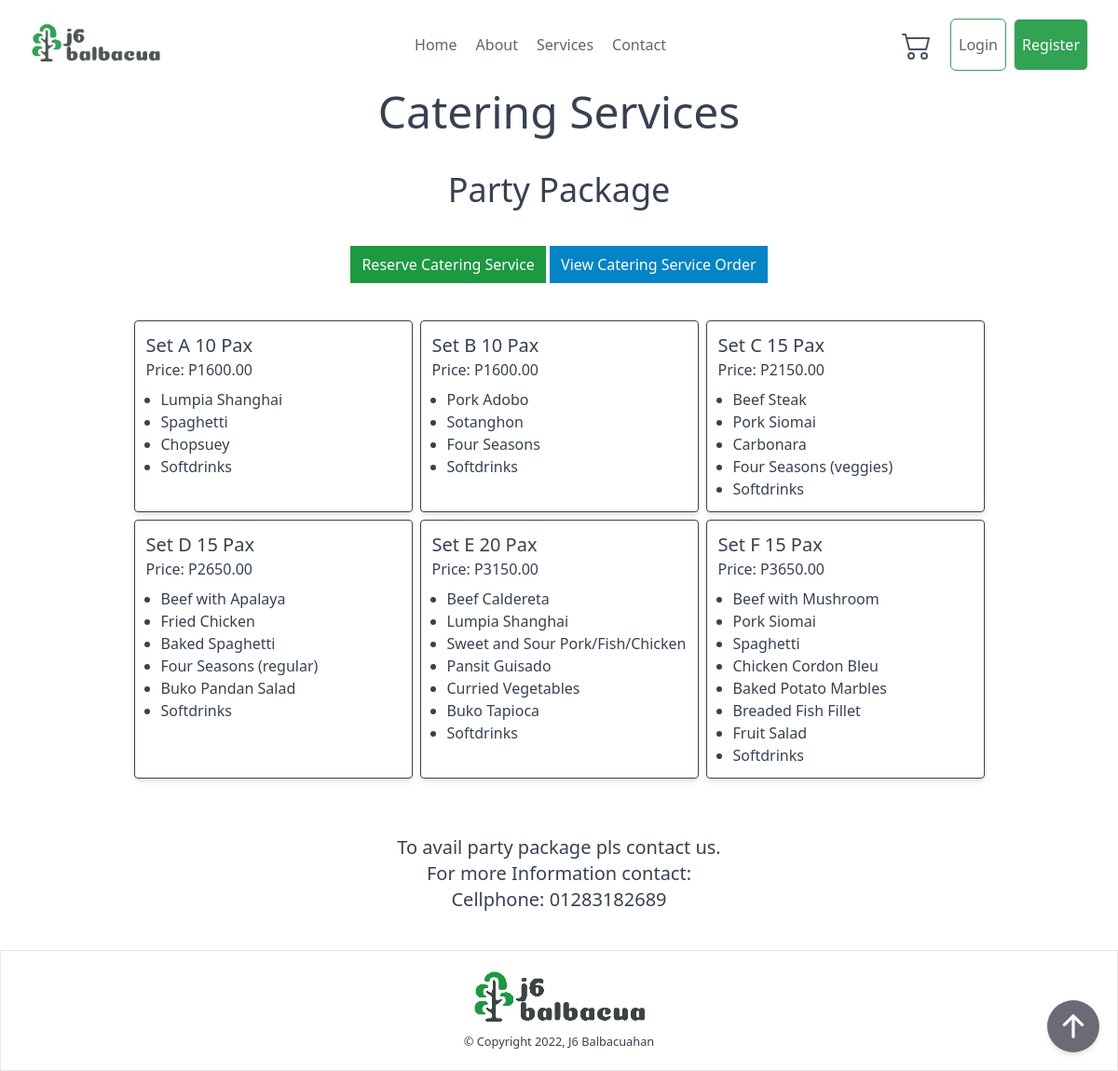
The app's page /service/ with its own data.
### ordering/models.py (models this page shows, shortened)
class Catering(models.Model):
    package_set = models.CharField(max_length=255)
    price = models.DecimalField(max_digits=10, decimal_places=2)

class FoodList(models.Model):
    food_name = models.CharField(max_length=255)
    catering = models.ForeignKey(
        Catering, related_name="catering", on_delete=models.CASCADE)

### ordering/views.py (the view)
# urls.py: path('service/', views.ServiceView.as_view(), name="service"),
class ServiceView(View):
    def get(self, request):
        if 'cart' in self.request.session:
            cart = self.request.session['cart']
        else:
            cart = []
        catering = Catering.objects.all()
        context = {
            'cart': len(cart),
            'catering': catering
        }
        return render(request, 'service.html', context)

### templates/service.html
{% extends 'base.html' %}
{% block content %}
{% include 'components/header.html' %}
<section class="container min-h-screen mx-auto">
    <div class="flex flex-col items-center justify-center mx-auto mb-10 space-y-10">
       <h3 class="text-4xl text-gray-700 sm:text-5xl md:text-4xl lg:text-5xl">Catering Services</h3>
       <h3 class="text-3xl text-gray-700 sm:text-4xl md:text-3xl lg:text-4xl">Party Package</h3>
       <div>
            <a href="{% url 'calendar' %}">
                <button class="px-3 py-2 text-white bg-j6primary hover:bg-green-500">Reserve Catering Service</button>
            </a>
            <a href="{% url 'reserve-list' %}">
                <button class="px-3 py-2 text-white bg-sky-600 hover:bg-sky-500">View Catering Service Order</button>
            </a>
        </div>
        <div class="grid grid-cols-1 gap-2 sm:grid-cols-2 md:grid-cols-3">
            {% for cater in catering  %}
            <div class="p-3 border border-gray-700 rounded shadow-md">
                <ul class="text-base text-gray-700 list-disc">
                    <h4 class="text-xl bold">{{ cater.package_set}}</h4>
                    <h3 class="mb-2"><span>Price:</span> P{{cater.price}}</h3>
                    {% for i in cater.catering.all  %}
                    <li class="ml-4">{{i.food_name}}</li>
                    {% endfor %}
                </ul>
            </div>
            {% endfor %}
        </div>
        <div class="text-2xl text-center text-gray-700">
            <p class="mt-5 text-xl">To avail party package pls contact us.</p>
            <p class="text-xl">For more Information contact:</p>
            <p class="text-xl">Cellphone: 01283182689</p>
        </div>
    </div>
</section>
{% include 'components/footer.html' %}
{% endblock %}

### records on screen
Catering: package_set "Set A 10 Pax", price "1600.00"
FoodList: food_name "Lumpia Shanghai"
FoodList: food_name "Spaghetti"
FoodList: food_name "Chopsuey"
FoodList: food_name "Softdrinks"
Catering: package_set "Set B 10 Pax", price "1600.00"
FoodList: food_name "Pork Adobo"
FoodList: food_name "Sotanghon"
FoodList: food_name "Four Seasons"
FoodList: food_name "Softdrinks"
Catering: package_set "Set C 15 Pax", price "2150.00"
FoodList: food_name "Beef Steak"
FoodList: food_name "Pork Siomai"
FoodList: food_name "Carbonara"
FoodList: food_name "Four Seasons (veggies)"
FoodList: food_name "Softdrinks"
Catering: package_set "Set D 15 Pax", price "2650.00"
FoodList: food_name "Beef with Apalaya"
FoodList: food_name "Fried Chicken"
FoodList: food_name "Baked Spaghetti"
FoodList: food_name "Four Seasons (regular)"
FoodList: food_name "Buko Pandan Salad"
FoodList: food_name "Softdrinks"
Catering: package_set "Set E 20 Pax", price "3150.00"
FoodList: food_name "Beef Caldereta"
FoodList: food_name "Lumpia Shanghai"
FoodList: food_name "Sweet and Sour Pork/Fish/Chicken"
FoodList: food_name "Pansit Guisado"
FoodList: food_name "Curried Vegetables"
FoodList: food_name "Buko Tapioca"
FoodList: food_name "Softdrinks"
Catering: package_set "Set F 15 Pax", price "3650.00"
FoodList: food_name "Beef with Mushroom"
FoodList: food_name "Pork Siomai"
FoodList: food_name "Spaghetti"
FoodList: food_name "Chicken Cordon Bleu"
FoodList: food_name "Baked Potato Marbles"
FoodList: food_name "Breaded Fish Fillet"
FoodList: food_name "Fruit Salad"
FoodList: food_name "Softdrinks"
